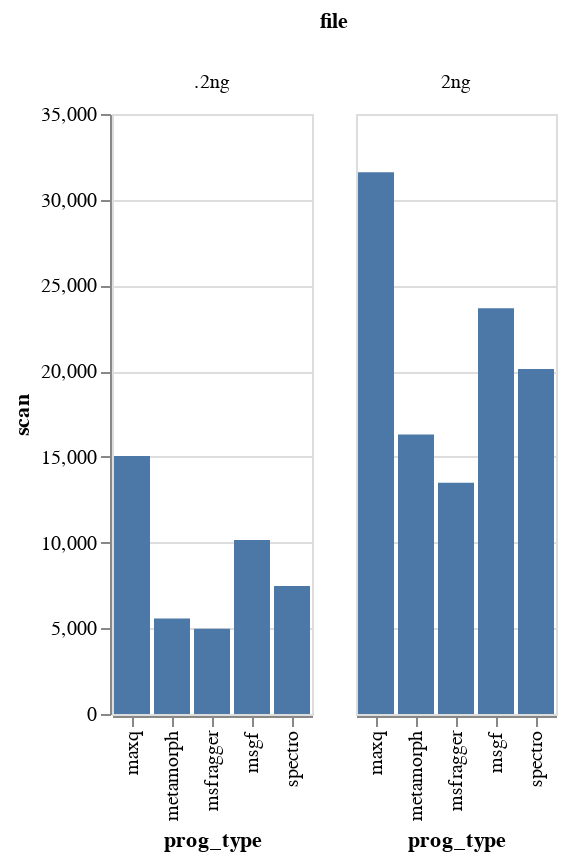

Notebook code for this chart:
### Code cell
#look through all the files and get pep and scan #s
files = [".2ng", "2ng"]

file_names = []
prog_type = []
pep =[]
scan = []

for file in files:
    print(file)
    file_names.append(file)
    prog_type.append("msgf")
    msgf = dl.clean_msgfplus(file)
    msgf_filter = filter_data_no_cutoff(msgf)
    pep.append(msgf_filter["peptide"].nunique())
    scan.append(msgf_filter["scan"].nunique())

    prog_type.append("spectro")
    file_names.append(file)
    spec = dl.clean_spectromine(file)
    spec_filter = filter_data_no_cutoff(spec)
    pep.append(spec_filter["peptide"].nunique())
    scan.append(spec_filter["scan"].nunique())

    prog_type.append("msfragger")
    file_names.append(file)
    msf = dl.clean_msfragger(file)
    msf_filter = filter_data_no_cutoff(msf)
    pep.append(msf_filter["peptide"].nunique())
    scan.append(msf_filter["scan"].nunique())

    prog_type.append("metamorph")
    file_names.append(file)
    meta = dl.clean_metamorph(file)
    meta_filter = filter_data_no_cutoff(meta)
    pep.append(meta_filter["peptide"].nunique())
    scan.append(meta_filter["scan"].nunique())
    
    prog_type.append("maxq")
    file_names.append(file)
    mq = dl.clean_maxquant(file)
    mq_filter = filter_data_no_cutoff(mq)
    pep.append(mq_filter["peptide"].nunique())
    scan.append(mq_filter["scan"].nunique())

source = pd.DataFrame({
    'file': file_names,
    'prog_type': prog_type,
    
    "pep":pep,
    "scan":scan
})
#completely filtered
alt.Chart(source).mark_bar().encode(
    x='prog_type',
    y='scan',
    column="file"
)

### Figure 1 — Vega-Lite specification as saved in the notebook (floating-point values rounded to 4 significant figures)
{"config": {"view": {"continuousWidth": 400, "continuousHeight": 300}}, "data": {"name": "data-0e878dc34c7a6285910333de9715bd51"}, "mark": "bar", "encoding": {"column": {"type": "nominal", "field": "file"}, "x": {"type": "nominal", "field": "prog_type"}, "y": {"type": "quantitative", "field": "scan"}}, "$schema": "https://vega.github.io/schema/vega-lite/v4.8.1.json", "datasets": {"data-0e878dc34c7a6285910333de9715bd51": [{"file": ".2ng", "prog_type": "msgf", "pep": 9027, "scan": 10152}, {"file": ".2ng", "prog_type": "spectro", "pep": 6568, "scan": 7465}, {"file": ".2ng", "prog_type": "msfragger", "pep": 4466, "scan": 4974}, {"file": ".2ng", "prog_type": "metamorph", "pep": 4708, "scan": 5568}, {"file": ".2ng", "prog_type": "maxq", "pep": 7414, "scan": 15049}, {"file": "2ng", "prog_type": "msgf", "pep": 21052, "scan": 23665}, {"file": "2ng", "prog_type": "spectro", "pep": 16185, "scan": 20126}, {"file": "2ng", "prog_type": "msfragger", "pep": 11502, "scan": 13487}, {"file": "2ng", "prog_type": "metamorph", "pep": 12239, "scan": 16306}, {"file": "2ng", "prog_type": "maxq", "pep": 18734, "scan": 31604}]}}
